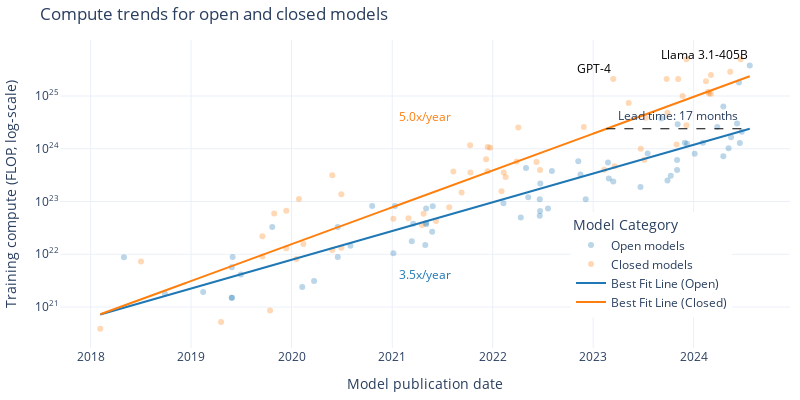

The code cell stored with this chart in its notebook:
### Markdown cell above
## Plot predictions

### Code cell
# Graph of the different model fits using plotly

model = 'simple'  # ['simple', 'kinked']
colors = {'open': '#1f77b4', 'closed': '#ff7f0e'}  # Using default plotly colors

# Parameters for the simple model
kink_count = 0
allow_discontinuities = False
same_intercepts = (False,)
same_slopes = (False,)

def plot_model(df, model_type, kink_count=1, allow_discontinuities=False):
    if model_type == 'simple':
        fit_result = fit_n_phase_exponential(df, 0, same_intercepts, same_slopes)
    else:
        fit_result = fit_n_phase_exponential(df, kink_count, allow_discontinuities, same_intercepts, same_slopes)

    df_open = df[df['category'] == 'Open']
    df_closed = df[df['category'] == 'Closed']

    fig = go.Figure()

    # Plot the original data points
    fig.add_trace(go.Scatter(
        x=df_open['date'], y=df_open['log_flop'],
        mode='markers', name='Open models',
        marker=dict(color=colors['open'], opacity=0.3)
    ))
    fig.add_trace(go.Scatter(
        x=df_closed['date'], y=df_closed['log_flop'],
        mode='markers', name='Closed models',
        marker=dict(color=colors['closed'], opacity=0.3)
    ))

    # Plot the fit lines
    date_grid = pd.date_range(start=df['date'].min(), end=df['date'].max(), freq='D')
    log_flop_open = fit_result.predict(pd.Series(date_grid), pd.Series(['Open'] * len(date_grid)))
    log_flop_closed = fit_result.predict(pd.Series(date_grid), pd.Series(['Closed'] * len(date_grid)))
    
    fig.add_trace(go.Scatter(
        x=date_grid, y=log_flop_open,
        mode='lines', name='Best Fit Line (Open)',
        line=dict(color=colors['open'])
    ))
    fig.add_trace(go.Scatter(
        x=date_grid, y=log_flop_closed,
        mode='lines', name='Best Fit Line (Closed)',
        line=dict(color=colors['closed'])
    ))

    # Add slope labels
    points = [df['date'].min()] + fit_result.break_points_dt + [df['date'].max()]
    for i in range(len(points) - 1):
        for category in ['open', 'closed']:
            mid = points[i] + (points[i+1] - points[i]) / 2
            y = fit_result.predict(pd.Series([mid]), pd.Series([category]))[0]
            fig.add_annotation(
                x=mid, y=y + 1.5 * (1 if category == 'closed' else -1),
                text=f'{10**fit_result.oom_year_slopes[category][i]:0.1f}x/year',
                showarrow=False,
                font=dict(size=12, color=colors[category])
            )

    # Plot horizontal line segment showing the lead time
    lead_time_years = calculate_lead_time(df, fit_result)
    end_date = df['date'].max()
    start_date = end_date - pd.DateOffset(days=int(lead_time_years * 365.25))
    y_value = fit_result.predict(pd.Series([end_date]), pd.Series(['Open']))[0]
    fig.add_shape(
        type="line",
        x0=start_date, y0=y_value, x1=end_date, y1=y_value,
        line=dict(color="black", width=1, dash="dash")
    )
    fig.add_annotation(
        x=(start_date + (end_date - start_date) * 0.5), y=y_value+0.25,
        text=f'Lead time: {lead_time_years*12:.0f} months',
        showarrow=False,
    )

    # Annotate some key models with text
    key_models = ['GPT-4', 'Llama 3.1-405B']
    for model_name in key_models:
        model_row = df_filtered[df_filtered['System'] == model_name]
        fig.add_annotation(
            x=model_row['date'].iloc[0], y=model_row['log_flop'].iloc[0],
            text=model_name,
            showarrow=False,
            font=dict(size=12, color='black'),
            xanchor='right', yanchor='bottom'
        )

    # Update layout
    fig.update_layout(
        template='plotly_white',
        width=800,
        height=400,
        title='Compute trends for open and closed models',
        xaxis_title='Model publication date',
        yaxis_title='Training compute (FLOP, log-scale)',
        legend_title='Model Category',
        legend=dict(
            x=0.7,
            y=0.1
        ),
        margin=dict(l=10, r=10, t=40, b=10),
        xaxis=dict(
            tickformat='%Y',
            dtick='M12',
        ),
        yaxis=dict(
            tickmode='array',
            tickvals=list(range(int(df['log_flop'].min()), int(df['log_flop'].max())+1)),
            ticktext=[f'10<sup>{i}</sup>' for i in range(int(df['log_flop'].min()), int(df['log_flop'].max())+1)]
        )
    )

    fname = f'compute_regression_{model_selection}_frontier={frontier_selection}_top{top_n}_cutoff={cutoff_date}_{model_type}_kinks={kink_count}'
    # save_plot(fig, results_dir, fname)

    fig.show()

plot_model(df_filtered, model, kink_count)

### Figure 1 — Plotly figure (JSON) as saved in the notebook; plotly's stock layout.template omitted (floating-point values rounded to 4 significant figures; data arrays with more than 128 entries replaced by an {"elided": "..."} marker saying what was removed)
{"data": [{"marker": {"color": "#1f77b4", "opacity": 0.3}, "mode": "markers", "name": "Open models", "type": "scatter", "x": ["2018-05-02T00:00:00", "2018-09-28T00:00:00", "2019-02-14T00:00:00", "2019-05-29T00:00:00", "2019-05-29T00:00:00", "2019-05-29T00:00:00", "2019-06-01T00:00:00", "2019-07-01T00:00:00", "2019-10-23T00:00:00", "2020-02-09T00:00:00", "2020-03-23T00:00:00", "2020-06-17T00:00:00", "2020-06-17T00:00:00", "2020-08-02T00:00:00", "2020-10-20T00:00:00", "2021-01-05T00:00:00", "2021-01-11T00:00:00", "2021-03-13T00:00:00", "2021-03-18T00:00:00", "2021-05-01T00:00:00", "2021-05-04T00:00:00", "2021-05-04T00:00:00", "2021-05-04T00:00:00", "2021-05-26T00:00:00", "2021-05-28T00:00:00", "2022-02-09T00:00:00", "2022-04-13T00:00:00", "2022-05-02T00:00:00", "2022-05-10T00:00:00", "2022-06-21T00:00:00", "2022-06-21T00:00:00", "2022-06-22T00:00:00", "2022-06-23T00:00:00", "2022-07-21T00:00:00", "2022-08-04T00:00:00", "2022-11-08T00:00:00", "2022-11-16T00:00:00", "2022-12-05T00:00:00", "2023-02-24T00:00:00", "2023-02-27T00:00:00", "2023-03-15T00:00:00", "2023-06-22T00:00:00", "2023-07-18T00:00:00", "2023-09-06T00:00:00", "2023-09-28T00:00:00", "2023-10-10T00:00:00", "2023-11-02T00:00:00", "2023-11-02T00:00:00", "2023-11-04T00:00:00", "2023-11-30T00:00:00", "2023-12-08T00:00:00", "2024-01-05T00:00:00", "2024-02-04T00:00:00", "2024-03-27T00:00:00", "2024-04-18T00:00:00", "2024-04-18T00:00:00", "2024-05-07T00:00:00", "2024-05-16T00:00:00", "2024-06-07T00:00:00", "2024-06-14T00:00:00", "2024-06-17T00:00:00", "2024-06-24T00:00:00", "2024-07-23T00:00:00"], "y": [21.94, 21.26, 21.28, 21.18, 21.18, 21.76, 21.95, 21.62, 22.52, 21.38, 21.49, 21.95, 22.52, 22.16, 22.91, 22.02, 22.91, 22.25, 22.58, 22.18, 22.57, 22.87, 22.59, 22.43, 22.91, 22.97, 22.7, 23.63, 23.08, 23.04, 22.73, 22.82, 23.34, 22.87, 23.58, 23.76, 23.51, 23.04, 23.74, 23.44, 23.38, 23.28, 23.91, 24.58, 23.4, 23.49, 23.6, 23.79, 24.46, 24.11, 24.1, 23.91, 24.11, 24.41, 24.8, 23.86, 24.01, 24.22, 24.48, 25.26, 24.11, 24.32, 25.58]}, {"marker": {"color": "#ff7f0e", "opacity": 0.3}, "mode": "markers", "name": "Closed models", "type": "scatter", "x": ["2018-02-05T00:00:00", "2018-07-03T00:00:00", "2019-04-20T00:00:00", "2019-09-17T00:00:00", "2019-09-17T00:00:00", "2019-10-15T00:00:00", "2019-10-30T00:00:00", "2019-12-13T00:00:00", "2019-12-13T00:00:00", "2020-01-19T00:00:00", "2020-01-28T00:00:00", "2020-02-13T00:00:00", "2020-05-28T00:00:00", "2020-05-28T00:00:00", "2020-06-30T00:00:00", "2020-06-30T00:00:00", "2021-01-05T00:00:00", "2021-03-01T00:00:00", "2021-04-19T00:00:00", "2021-04-25T00:00:00", "2021-06-09T00:00:00", "2021-07-27T00:00:00", "2021-08-11T00:00:00", "2021-09-10T00:00:00", "2021-10-11T00:00:00", "2021-10-12T00:00:00", "2021-12-08T00:00:00", "2021-12-13T00:00:00", "2021-12-14T00:00:00", "2021-12-23T00:00:00", "2022-02-02T00:00:00", "2022-02-10T00:00:00", "2022-02-17T00:00:00", "2022-03-29T00:00:00", "2022-04-04T00:00:00", "2022-06-09T00:00:00", "2022-06-22T00:00:00", "2022-11-28T00:00:00", "2023-02-10T00:00:00", "2023-03-15T00:00:00", "2023-03-20T00:00:00", "2023-05-10T00:00:00", "2023-06-23T00:00:00", "2023-07-06T00:00:00", "2023-07-11T00:00:00", "2023-09-25T00:00:00", "2023-09-28T00:00:00", "2023-10-31T00:00:00", "2023-11-06T00:00:00", "2023-11-22T00:00:00", "2023-12-06T00:00:00", "2023-12-06T00:00:00", "2024-02-15T00:00:00", "2024-02-23T00:00:00", "2024-02-26T00:00:00", "2024-03-04T00:00:00", "2024-03-04T00:00:00", "2024-05-13T00:00:00", "2024-06-20T00:00:00"], "y": [20.59, 21.86, 20.72, 21.96, 22.34, 20.93, 22.77, 22.83, 22.11, 21.91, 23.05, 22.2, 22.08, 23.5, 22.12, 23.14, 22.67, 22.68, 22.56, 22.77, 22.63, 22.89, 23.57, 23.17, 24.07, 23.55, 23.8, 23.57, 24.03, 24.02, 23.2, 23.55, 23.46, 23.76, 24.4, 23.75, 23.6, 24.41, 23.6, 25.32, 23.67, 24.87, 24.0, 23.79, 24.59, 25.32, 24.68, 24.08, 25.32, 25.0, 25.7, 24.45, 25.28, 25.08, 25.05, 25.4, 25.04, 25.46, 25.7]}, {"line": {"color": "#1f77b4"}, "mode": "lines", "name": "Best Fit Line (Open)", "type": "scatter", "x": {"elided": "2361 str values"}, "y": {"elided": "2361 float values"}}, {"line": {"color": "#ff7f0e"}, "mode": "lines", "name": "Best Fit Line (Closed)", "type": "scatter", "x": {"elided": "2361 str values"}, "y": {"elided": "2361 float values"}}], "layout": {"annotations": [{"font": {"color": "#1f77b4", "size": 12}, "showarrow": false, "text": "3.5x/year", "x": "2021-04-30T00:00:00", "y": 21.62}, {"font": {"color": "#ff7f0e", "size": 12}, "showarrow": false, "text": "5.0x/year", "x": "2021-04-30T00:00:00", "y": 24.62}, {"showarrow": false, "text": "Lead time: 17 months", "x": "2023-11-05T12:00:00", "y": 24.63}, {"font": {"color": "black", "size": 12}, "showarrow": false, "text": "GPT-4", "x": "2023-03-15T00:00:00", "xanchor": "right", "y": 25.32, "yanchor": "bottom"}, {"font": {"color": "black", "size": 12}, "showarrow": false, "text": "Llama 3.1-405B", "x": "2024-07-23T00:00:00", "xanchor": "right", "y": 25.58, "yanchor": "bottom"}], "height": 400, "legend": {"title": {"text": "Model Category"}, "x": 0.7, "y": 0.1}, "margin": {"b": 10, "l": 10, "r": 10, "t": 40}, "shapes": [{"line": {"color": "black", "dash": "dash", "width": 1}, "type": "line", "x0": "2023-02-18T00:00:00", "x1": "2024-07-23T00:00:00", "y0": 24.38, "y1": 24.38}], "title": {"text": "Compute trends for open and closed models"}, "width": 800, "xaxis": {"dtick": "M12", "tickformat": "%Y", "title": {"text": "Model publication date"}}, "yaxis": {"tickmode": "array", "ticktext": ["10<sup>20</sup>", "10<sup>21</sup>", "10<sup>22</sup>", "10<sup>23</sup>", "10<sup>24</sup>", "10<sup>25</sup>"], "tickvals": [20, 21, 22, 23, 24, 25], "title": {"text": "Training compute (FLOP, log-scale)"}}}}
